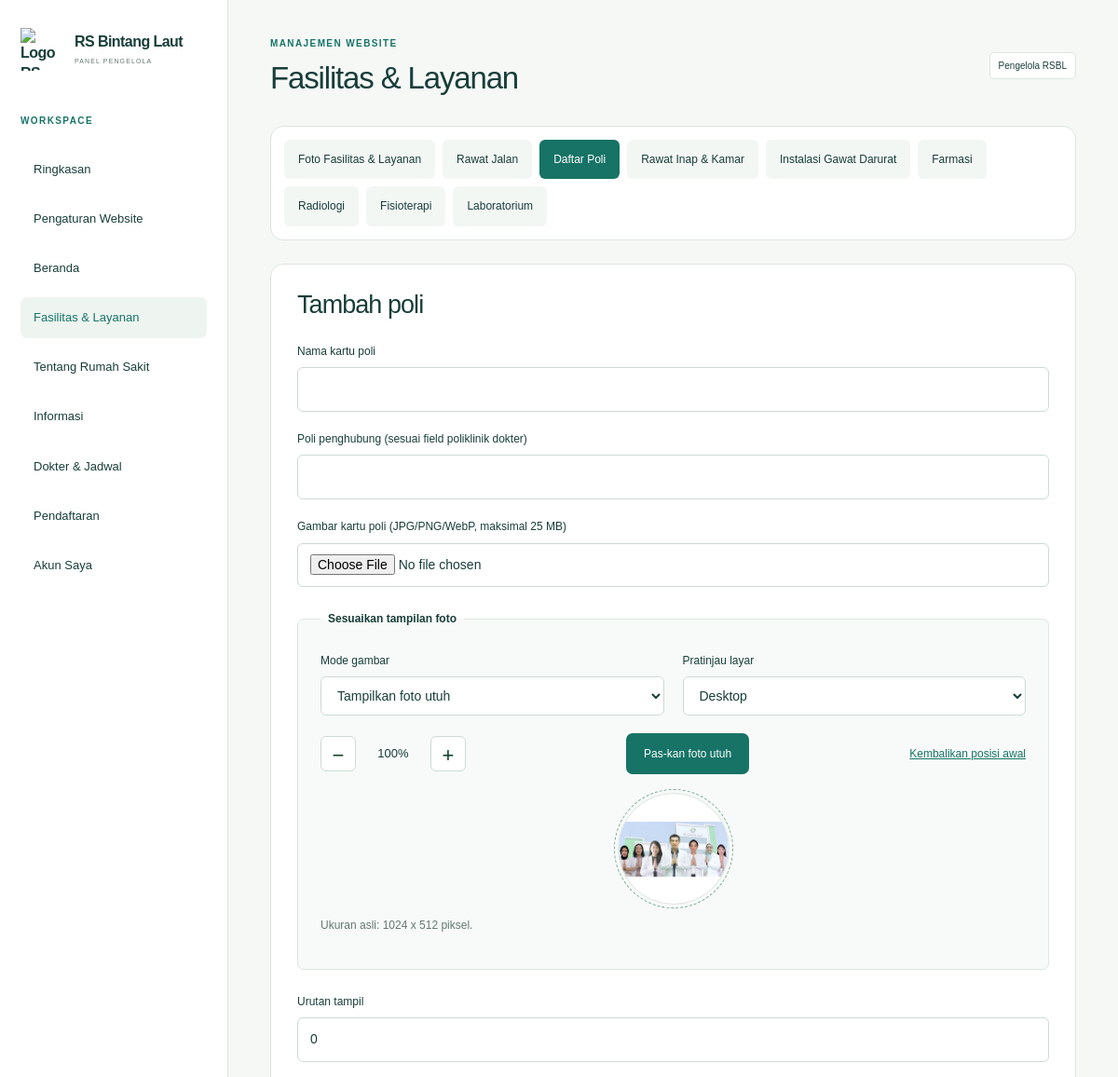
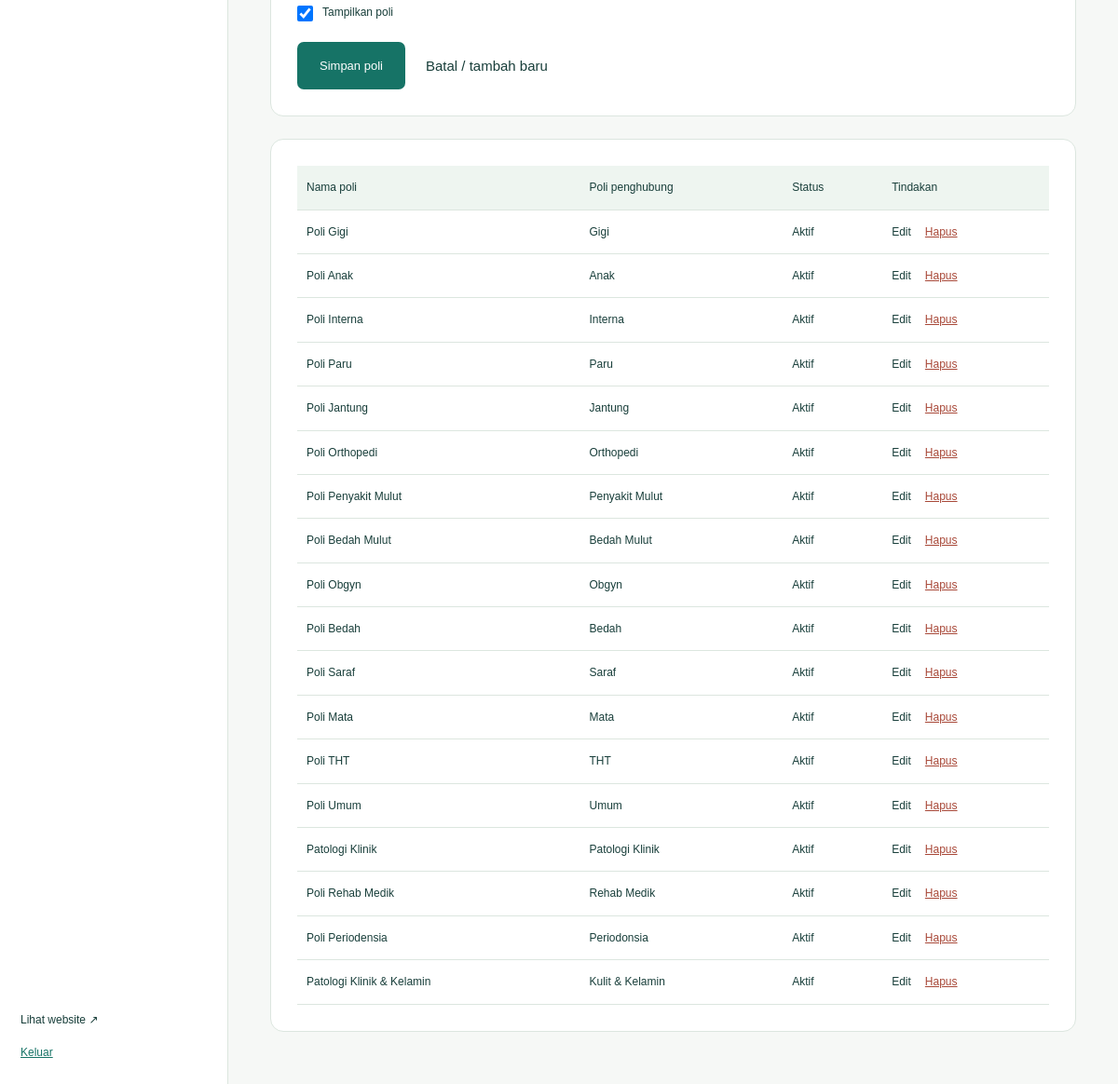
The app's page /index.php?page=admin&tab=facilities&kind=clinic (signed in) with its own data (2 pictures, top to bottom).
### tables this page shows
CREATE TABLE contents (id INTEGER PRIMARY KEY AUTOINCREMENT, kind VARCHAR(40) NOT NULL, title VARCHAR(255) NOT NULL, subtitle VARCHAR(255) NOT NULL, body TEXT NOT NULL, image TEXT NOT NULL, link TEXT NOT NULL, starts VARCHAR(10) NOT NULL, ends VARCHAR(10) NOT NULL, active INT NOT NULL DEFAULT 1, sort_order INT NOT NULL DEFAULT 0);

### app/controllers/admin.php (called while the page is built, shortened)
<?php
require APP_ROOT . '/app/config/admin.php';
$tab = $_GET['tab'] ?? 'dashboard';
$kind = $_GET['kind'] ?? ($contentGroups[$tab][0] ?? 'slide');

### views/admin/contents/clinic.php (the view, shortened to what this page needs)
?><form class="panel" method="post" enctype="multipart/form-data">
    <h2><?= empty($edit['id']) ? 'Tambah poli' : 'Edit poli' ?></h2>
    <label>
        Poli penghubung (sesuai field poliklinik dokter)
        <input name="subtitle" list="doctor-specialties" maxlength="255" value="<?= e(
            $edit['subtitle'] ?? '',
        ) ?>" required>
    </label>
    <label>
        Gambar kartu poli (JPG/PNG/WebP, maksimal 25 MB)
        <input type="file" name="image_file" accept="image/jpeg,image/png,image/webp">
    </label>
    <?php require APP_ROOT . '/views/admin/components/photo-editor.php'; ?>
    <label class="check">
        <input type="checkbox" name="active" <?= $edit['active'] ?? 1 ? 'checked' : '' ?>>
        Tampilkan poli
    </label>
    <div class="actions">
        <button class="button">Simpan poli</button>
        <a href="index.php?page=admin&amp;tab=contents&amp;kind=clinic">Batal / tambah baru</a>
    </div>
</form>
<div class="panel table-wrap">
    <table>
        <thead>
            <tr>
                <th>Nama poli</th>
                <th>Poli penghubung</th>
                <th>Status</th>
                <th>Tindakan</th>
            </tr>
        </thead>
        <tbody>
            <?php foreach (
                query('SELECT * FROM contents WHERE kind=? ORDER BY sort_order,id', ['clinic'])
                as $row
            ): ?>
            <tr>
                <td><?= e($row['title']) ?></td>
                <td><?= e($row['subtitle']) ?></td>
                <td><?= $row['active'] ? 'Aktif' : 'Draft' ?></td>
                <td>
                    <div class="actions">
                        <a href="index.php?page=admin&amp;tab=contents&amp;kind=clinic&amp;edit=<?= (int) $row[
                            'id'
                        ] ?>">Edit</a>
                        <form method="post" data-confirm="Hapus kartu poli ini? Data dokter tetap tersimpan.">
                            <button class="text-button danger">Hapus</button>
                        </form>
                    </div>
                </td>
            </tr>
            <?php endforeach; ?>
        </tbody>
    </table>
</div>

### assets/css/base.css (style rules this page uses)
:root { --ink: #183e3a; --muted: #647773; --green: #167366; --dark: #164d44; --mint: #eef5f0; --line: #dce6df; --cream: #fbfaf6; --white: #fff; --radius: 18px; }
* { box-sizing: border-box; }
body { margin: 0; font-family: Arial, Helvetica, sans-serif; color: var(--ink); background: var(--white); font-size: 15px; line-height: 1.7; }
a { color: inherit; text-decoration: none; }
button, input, select, textarea { font: inherit; }
button, a, input, select, textarea { -webkit-tap-highlight-color: transparent; }
button { cursor: pointer; }
h1, h2, h3, h4, p { margin-top: 0; }
h1, h2, h3 { line-height: 1.15; letter-spacing: -0.035em; }
h2 { font-size: clamp(28px, 3.1vw, 40px); font-weight: 500; margin-bottom: 24px; }
.button { display: inline-flex; align-items: center; justify-content: center; gap: 28px; background: var(--green); color: white; padding: 15px 23px; border: 1px solid transparent; border-radius: 7px; font-size: 13px; font-weight: 500; line-height: 1.5; transition: background 0.2s, transform 0.2s; }
.actions { display: flex; align-items: center; gap: 22px; flex-wrap: wrap; }
.panel { border: 1px solid var(--line); background: #fff; border-radius: 13px; padding: 28px; margin-bottom: 24px; }
label { display: block; font-size: 12px; color: var(--ink); margin-bottom: 19px; font-weight: 500; }
input, select, textarea { display: block; width: 100%; border: 1px solid #cddbd3; border-radius: 6px; background: #fff; padding: 11px 13px; color: var(--ink); margin-top: 7px; max-width: 100%; font-size: 14px; }
.check { display: flex; align-items: start; gap: 10px; font-weight: 400; }
.check input { width: 17px; height: 17px; margin: 3px 0; flex-shrink: 0; }
.admin-body { background: #f6f8f6; }
.text-button { border: 0; background: none; padding: 0; color: var(--green); font-size: 12px; text-decoration: underline; }
.danger { color: #a84838; }
.table-wrap { overflow-x: auto; }
table { width: 100%; border-collapse: collapse; font-size: 12px; text-align: left; }
th, td { padding: 13px 10px; border-bottom: 1px solid var(--line); vertical-align: middle; }
th { font-weight: 500; background: var(--mint); }
td .actions { gap: 15px; }

### assets/css/admin/workspace.css (style rules this page uses)
.admin-main .panel > h2 { font-size: 27px; }
.admin-main .panel { border-radius: 14px; }

### records on screen
contents: title "Poli Gigi", subtitle "Gigi", active "Aktif"
contents: title "Poli Anak", subtitle "Anak", active "Aktif"
contents: title "Poli Interna", subtitle "Interna", active "Aktif"
contents: title "Poli Paru", subtitle "Paru", active "Aktif"
contents: title "Poli Jantung", subtitle "Jantung", active "Aktif"
contents: title "Poli Orthopedi", subtitle "Orthopedi", active "Aktif"
contents: title "Poli Penyakit Mulut", subtitle "Penyakit Mulut", active "Aktif"
contents: title "Poli Bedah Mulut", subtitle "Bedah Mulut", active "Aktif"
contents: title "Poli Obgyn", subtitle "Obgyn", active "Aktif"
contents: title "Poli Bedah", subtitle "Bedah", active "Aktif"
contents: title "Poli Saraf", subtitle "Saraf", active "Aktif"
contents: title "Poli Mata", subtitle "Mata", active "Aktif"
contents: title "Poli THT", subtitle "THT", active "Aktif"
contents: title "Poli Umum", subtitle "Umum", active "Aktif"
contents: title "Patologi Klinik", subtitle "Patologi Klinik", active "Aktif"
contents: title "Poli Rehab Medik", subtitle "Rehab Medik", active "Aktif"
contents: title "Poli Periodensia", subtitle "Periodonsia", active "Aktif"
contents: title "Patologi Klinik & Kelamin", subtitle "Kulit & Kelamin", active "Aktif"

### other values on screen
$label "Ringkasan"
$label "Pengaturan Website"
$label "Beranda"
$label "Fasilitas & Layanan"
$label "Tentang Rumah Sakit"
$label "Informasi"
$label "Dokter & Jadwal"
$label "Pendaftaran"
$label "Akun Saya"
$modules[$tab] "Fasilitas & Layanan"
$kinds[$key] "Foto Fasilitas & Layanan"
$kinds[$key] "Rawat Jalan"
$kinds[$key] "Daftar Poli"
$kinds[$key] "Rawat Inap & Kamar"
$kinds[$key] "Instalasi Gawat Darurat"
